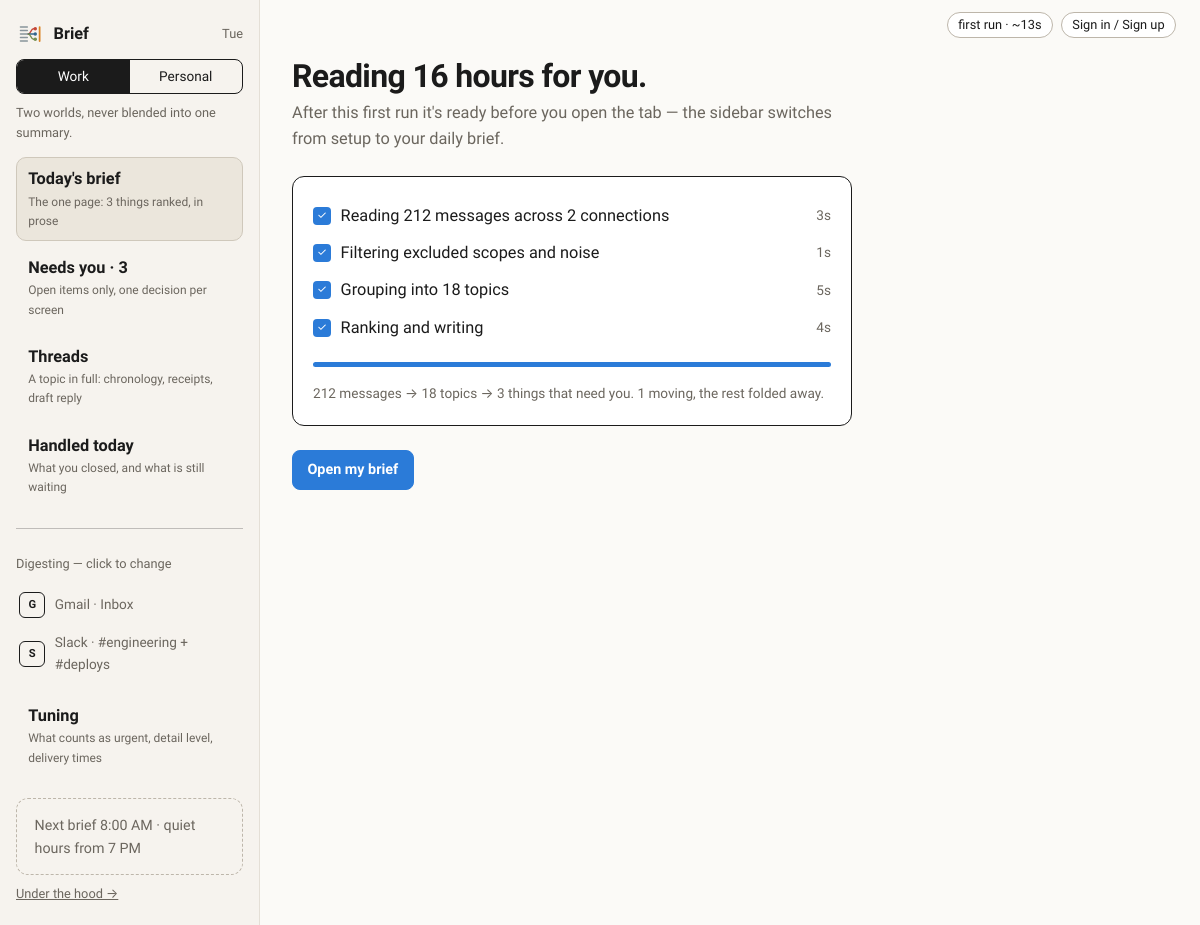
Page /work/brief/building/ (signed in) on the committed database.
### unopsis/models.py (models this page shows, shortened)
class Connection(models.Model):
    class Status(models.TextChoices):
        CONNECTED = "connected", "Connected"
        ERROR = "error", "Error"
        REVOKED = "revoked", "Revoked"
    space = models.ForeignKey(Space, on_delete=models.CASCADE, related_name="connections")
    provider = models.CharField(max_length=32, choices=Provider.choices)
    external_account = models.CharField(
        max_length=254,
        help_text="Identifier at the provider, e.g. an address, workspace, or handle.",
    )
    display_name = models.CharField(max_length=120, blank=True)
    status = models.CharField(max_length=16, choices=Status.choices, default=Status.CONNECTED)
    read_only = models.BooleanField(default=True)
    token_ref = models.CharField(
        max_length=200, blank=True,
        help_text=(
            "Opaque pointer to credentials held in a secrets store. No token "
            "material is ever written to this table."
        ),
    )
    included_scopes = models.JSONField(
        default=list, blank=True,
        help_text=(
            'Which channels/labels/chats count, e.g. '
            '[{"id":"C08KJ21X","name":"#engineering","type":"channel"}]. '
            "Excluded scopes are simply absent."
        ),
    )
    last_synced_at = models.DateTimeField(null=True, blank=True)
    last_error = models.TextField(blank=True)
    class Meta:
        ordering = ["space", "provider", "external_account"]
        constraints = [
            models.UniqueConstraint(
                fields=["space", "provider", "external_account"],
                name="uniq_connection_per_space_provider_account",
            )
        ]

class Space(models.Model):
    class Kind(models.TextChoices):
        WORK = "work", "Work"
        PERSONAL = "personal", "Personal"
    user = models.ForeignKey(
        settings.AUTH_USER_MODEL, on_delete=models.CASCADE, related_name="spaces"
    )
    kind = models.CharField(max_length=16, choices=Kind.choices)
    detail_level = models.IntegerField(
        default=3, help_text="1 = a single line per item, 5 = a full recap."
    )
    quiet_start = models.TimeField(null=True, blank=True)
    quiet_end = models.TimeField(null=True, blank=True)
    deliver_in_app = models.BooleanField(default=True)
    deliver_email = models.BooleanField(default=True)
    deliver_chat_dm = models.BooleanField(default=False)
    digest_times = models.JSONField(
        default=list, blank=True,
        help_text='When to build, e.g. ["08:00", "16:30"]. Weekday-only by convention.',
    )
    rules = models.JSONField(
        default=list, blank=True,
        help_text=(
            'Always/never surface instructions, e.g. '
            '[{"mode":"always","target":"person","value":"Prof. Ramirez"}].'
        ),
    )
    created_at = models.DateTimeField(auto_now_add=True)
    class Meta:
        ordering = ["user", "kind"]
        constraints = [
            models.UniqueConstraint(fields=["user", "kind"], name="uniq_space_per_user_kind")
        ]

class Brief(models.Model):
    class Trigger(models.TextChoices):
        SCHEDULED = "scheduled", "Scheduled"
        ON_DEMAND = "on_demand", "On demand"
    class Status(models.TextChoices):
        BUILDING = "building", "Building"
        READY = "ready", "Ready"
        FAILED = "failed", "Failed"
    space = models.ForeignKey(Space, on_delete=models.CASCADE, related_name="briefs")
    window_start = models.DateTimeField()
    window_end = models.DateTimeField()
    trigger = models.CharField(max_length=16, choices=Trigger.choices)
    status = models.CharField(max_length=16, choices=Status.choices, default=Status.BUILDING)
    headline = models.CharField(
        max_length=200, blank=True,
        help_text='The one line at the top, e.g. "Three things need you before noon."',
    )
    message_count = models.PositiveIntegerField(default=0)
    topic_count = models.PositiveIntegerField(default=0)
    read_seconds = models.PositiveIntegerField(default=0, help_text="Estimated time to read.")
    steps = models.JSONField(
        default=list, blank=True,
        help_text=(
            'Generation progress for the waiting screen, e.g. '
            '[{"label":"Reading 212 messages","status":"done","ms":3100}].'
        ),
    )
    model_version = models.CharField(max_length=80, blank=True)
    generated_at = models.DateTimeField(null=True, blank=True)
    class Meta:
        ordering = ["-window_end"]
        constraints = [
            models.UniqueConstraint(
                fields=["space", "window_start", "window_end"],
                condition=Q(trigger="scheduled"),
                name="uniq_scheduled_brief_per_window",
            )
        ]

### unopsis/app_views.py (the view)
# urls.py: path("work/brief/building/", app_views.building, {"kind": "work"}, name="app-work-building"),
@login_required
def building(request, kind):
    space, brief, now = _world(kind, request.user)
    steps = [
        {**step, "ms": _step_ms(step), "seconds": round(_step_ms(step) / 1000)}
        for step in (brief.steps if brief else [])
        if isinstance(step, dict)
    ]
    return _render_world(
        request, "unopsis/app/building.html", kind, "brief" if kind == WORK else "since",
        space, brief, now,
        steps=steps,
        total_seconds=round(sum(step.get("ms", 0) for step in steps) / 1000),
        hours=ui.window_hours(brief),
        needs_count=ui.lane_items(brief, NEEDS_YOU).count(),
        moving_count=ui.lane_items(brief, MOVING).count(),
    )

### templates/unopsis/app/building.html (shortened to what this page needs)
{% extends "unopsis/app/shell.html" %}
{% block rail %}{% include "unopsis/app/_rail_world.html" %}{% endblock %}
{% block rail_foot %}{% include "unopsis/app/_rail_world_foot.html" %}{% endblock %}
{% block topbar %}{% if steps %}<span class="chip">first run · ~{{ total_seconds }}s</span>{% endif %}{% endblock %}
{% block app_content %}
{% if not brief %}
  <h1 class="page-title">Nothing to read yet.</h1>
  <p class="page-sub">There is no {% if world == 'work' %}work brief{% else %}personal catch-up{% endif %} to build from.
    Load the demo data with <code>python manage.py seed_demo</code>.</p>
{% else %}
  <h1 class="page-title">Reading {{ hours }} hours for you.</h1>
  {% if world == 'work' %}
    <p class="page-sub">After this first run it's ready before you open the tab — the sidebar switches from setup to your daily brief.</p>
  {% else %}
    <p class="page-sub">After this first run it's ready the moment you come back — the sidebar switches from setup to your catch-up.</p>
  {% endif %}
  <div class="app-card my-4" style="max-width: 560px">
    <ol class="build-steps" data-animate-steps>
      {% for step in steps %}
        <li class="is-done"><span class="check" aria-hidden="true">✓</span> {{ step.label }} <span class="meta">{{ step.seconds }}s</span></li>
      {% empty %}
        <li class="is-done"><span class="check" aria-hidden="true">✓</span> Read and ranked</li>
      {% endfor %}
    </ol>
    <div class="progress-thin my-3"><span data-progress style="width:100%"></span></div>
    <p class="meta mb-0">{{ brief.message_count }} messages → {{ brief.topic_count }} topics → {{ needs_count }} things that need you. {{ moving_count }} moving, the rest folded away.</p>
  </div>
  {% if world == 'work' %}
    <a class="btn-app btn-app--primary" href="{% url 'app-work-brief' %}">Open my brief</a>
  {% else %}
    <a class="btn-app btn-app--primary" href="{% url 'app-personal-catchup' %}">Open my catch-up</a>
  {% endif %}
{% endif %}
{% endblock %}

### templates/unopsis/app/_rail_world.html (shortened to what this page needs)
{% load static app_ui %}
<div class="rail-brand">
  <img class="rail-logo" src="{% static 'img/unopsis-logo.svg' %}" alt="">
  {% if world == 'work' %}Brief{% else %}Catch up{% endif %}
  <span class="rail-day">{{ today|date:"D" }}</span>
</div>
<nav class="segmented" aria-label="Switch world">
  <a href="{% url 'app-work-brief' %}" class="{% if world == 'work' %}is-on{% endif %}"
     {% if world == 'work' %}aria-current="page"{% endif %}>Work</a>
  <a href="{% url 'app-personal-catchup' %}" class="{% if world == 'personal' %}is-on{% endif %}"
     {% if world == 'personal' %}aria-current="page"{% endif %}>Personal</a>
</nav>
<p class="rail-note">{% if world == 'work' %}Two worlds, never blended into one summary.{% else %}Different sources, different ranking.{% endif %}</p>
{% if world == 'work' %}
  <a class="rail-link {% if active == 'brief' %}is-active{% endif %}" href="{% url 'app-work-brief' %}">
    <strong>Today's brief</strong><small>The one page: {{ needs_you_count }} thing{{ needs_you_count|pluralize }} ranked, in prose</small></a>
  <a class="rail-link {% if active == 'needs-you' %}is-active{% endif %}" href="{% url 'app-work-needs-you' %}">
    <strong>Needs you · {{ needs_you_count }}</strong><small>Open items only, one decision per screen</small></a>
  <a class="rail-link {% if active == 'threads' %}is-active{% endif %}"
     href="{% if first_needs_you %}{% url 'app-thread' 'work' first_needs_you.pk %}{% else %}{% url 'app-work-brief' %}{% endif %}">
    <strong>Threads</strong><small>A topic in full: chronology, receipts, draft reply</small></a>
  <a class="rail-link {% if active == 'handled' %}is-active{% endif %}" href="{% url 'app-work-handled' %}">
    <strong>Handled today</strong><small>What you closed, and what is still waiting</small></a>
  <hr>
  <p class="rail-label">Digesting — click to change</p>
  {% for row in connections %}
    <a class="rail-source {% if row.broken %}is-broken{% endif %}" href="{% url 'app-setup-scope' %}">
      <span class="tile">{{ row.connection|provider_letter }}</span>
      <span>{% if row.broken %}{{ row.connection.get_provider_display }} · can't sync{% else %}{{ row.label }}{% endif %}</span>
    </a>
  {% empty %}
    <p class="rail-note">No sources yet. <a href="{% url 'app-setup-sources' %}">Connect one</a>.</p>
  {% endfor %}
  <a class="rail-link mt-2" href="{% url 'app-setup-tuning' %}">
    <strong>Tuning</strong><small>What counts as urgent, detail level, delivery times</small></a>
{% endif %}

### templates/unopsis/app/_rail_world_foot.html
<p class="hint small mb-0">
  {% if next_digest %}Next brief {{ next_digest|time:"g:i A" }}{% else %}Briefs build on demand{% endif %}
  {% if space.quiet_start %}· quiet hours from {{ space.quiet_start|time:"g A" }}{% endif %}
</p>

### rows in the picture
Connection: connection|provider_letter "G", label "Gmail · Inbox"
Connection: connection|provider_letter "S", label "Slack · #engineering + #deploys"
Space: quiet_start "7 PM"
Brief: message_count "212", topic_count "18"

### other values in the picture
{{ today|date:"D" }} "Tue"
{{ needs_you_count }} "3"
{{ next_digest|time:"g:i A" }} "8:00 AM"
{{ total_seconds }} "13"
{{ hours }} "16"
{{ step.label }} "Reading 212 messages across 2 connections" "Filtering excluded scopes and noise" "Grouping into 18 topics" "Ranking and writing"
{{ step.seconds }} "3" "1" "5" "4"
{{ needs_count }} "3"
{{ moving_count }} "1"
